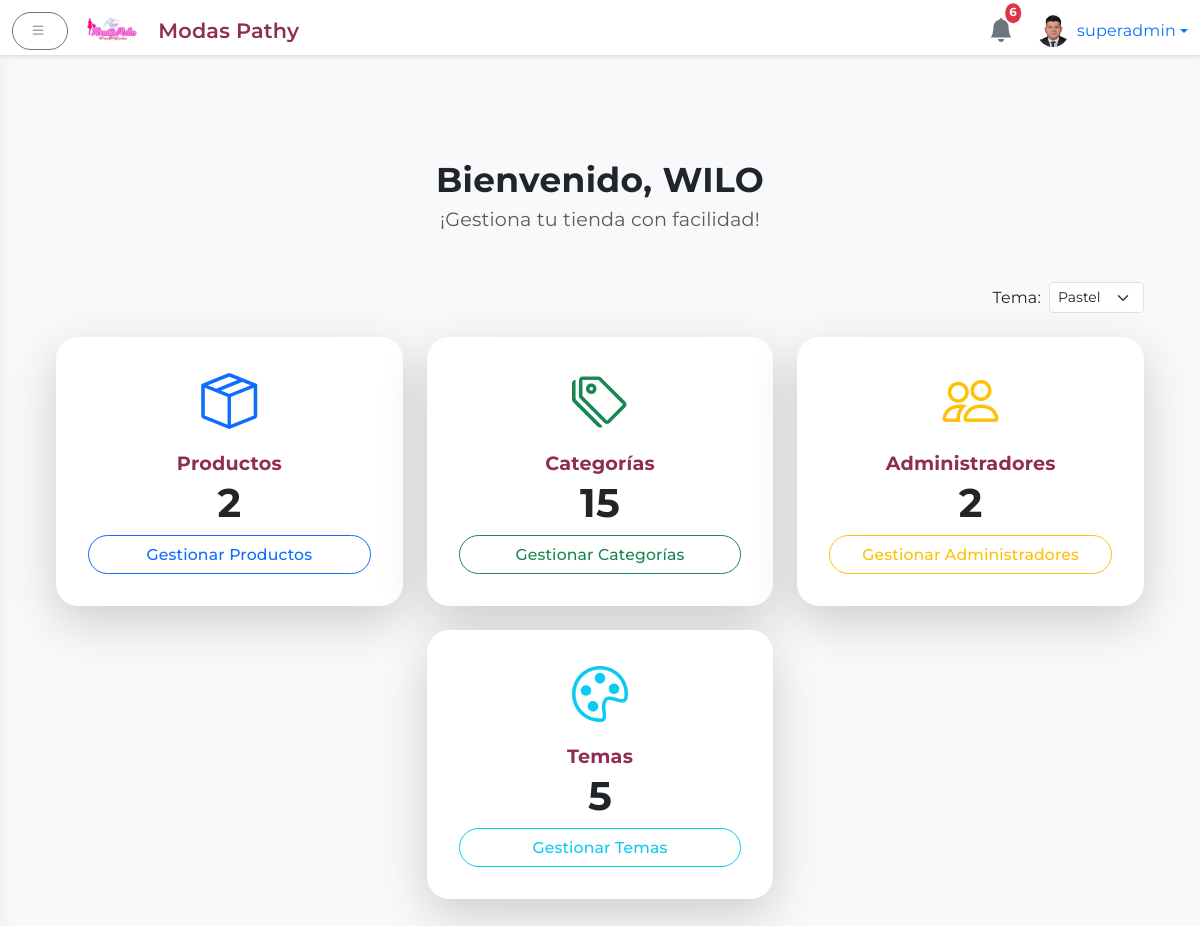
The app's page /admin (signed in) with its own data.
### app.py (models this page shows)
class User(UserMixin, db.Model):
    id = db.Column(db.Integer, primary_key=True)
    username = db.Column(db.String(64), unique=True, nullable=False)
    name = db.Column(db.String(128), nullable=True)
    password = db.Column(db.String(128), nullable=False)
    is_superadmin = db.Column(db.Boolean, default=False)
    profile_image = db.Column(db.String(256), nullable=True)

### app.py (the view)
@app.route('/admin')
@login_required
def admin_dashboard():
    productos = Product.query.count()
    categorias = Category.query.count()
    admins = User.query.count()
    return render_template('admin/dashboard.html',
        total_productos=productos,
        total_categorias=categorias,
        total_usuarios=admins
    )

### app.py (called while the page is built)
@app.context_processor
def inject_helpers():
    return dict(slugify=_slugify)

@app.context_processor
def inject_notifications():
    notifications = Notification.query.order_by(Notification.timestamp.desc()).limit(6).all()
    notifs = [
        {'message': n.message, 'timestamp': n.timestamp.strftime('%d/%m %H:%M'), 'admin_name': n.admin_name}
        for n in notifications
    ]
    return dict(notifications=notifs)

@app.context_processor
def inject_theme():
    active = Theme.query.filter_by(is_default=True).first()
    all_themes = Theme.query.order_by(Theme.name).all()
    return {'active_theme': active, 'all_themes': all_themes}

@login.user_loader
def load_user(user_id):
    return db.session.get(User, int(user_id))

@app.context_processor
def inject_public_data():
    categorias = Category.query.order_by(Category.name).all()
    contact = ContactInfo.query.first()
    if contact is None:
        contact = ContactInfo()
        db.session.add(contact)
        db.session.commit()
    return {
        'public_categories': categorias,
        'now': lambda fmt=None: datetime.utcnow().strftime(fmt or '%Y'),
        'contact_info': contact
    }

### templates/admin/dashboard.html (shortened to what this page needs)
{% extends 'admin/base_admin.html' %}
{% block body_admin %}
  <div class="container-fluid">
    <div class="text-center mb-5">
      <h2 class="fw-bold mb-1" style="color: var(--primary);">
        Bienvenido{{ current_user.name and ', ' ~ current_user.name or ', ' ~ current_user.username }}
      </h2>
      <p class="text-muted" style="font-size:1.2rem;">
        ¡Gestiona tu tienda con facilidad!
      </p>
    </div>
    <div class="mb-4 d-flex justify-content-end">
      <form id="theme-form" action="{{ url_for('admin_set_theme') }}" method="POST" class="d-flex align-items-center">
        <label for="theme-selector" class="me-2 mb-0">Tema:</label>
        <select id="theme-selector" name="theme_id" class="form-select form-select-sm w-auto">
          {% for tema in all_themes %}
            <option value="{{ tema.id }}" {% if tema.is_default %}selected{% endif %}>
              {{ tema.name }}
            </option>
          {% endfor %}
        </select>
      </form>
    </div>
    <div class="row g-4 mb-5 justify-content-center">
      <div class="col-sm-6 col-lg-4">
        <div class="card text-center h-100 hover-shadow border-0 shadow-lg rounded-4 animate__animated animate__fadeInUp">
          <div class="card-body d-flex flex-column justify-content-center">
            <i class="bi bi-box-seam display-4 text-primary mb-2"></i>
            <h5 class="card-title mt-2 mb-1">Productos</h5>
            <div class="display-6 fw-bold mb-2">{{ total_productos }}</div>
            <a href="{{ url_for('admin_productos') }}" class="btn btn-outline-primary rounded-pill mt-auto">
              Gestionar Productos
            </a>
          </div>
        </div>
      </div>
      <div class="col-sm-6 col-lg-4">
        <div class="card text-center h-100 hover-shadow border-0 shadow-lg rounded-4 animate__animated animate__fadeInUp">
          <div class="card-body d-flex flex-column justify-content-center">
            <i class="bi bi-tags display-4 text-success mb-2"></i>
            <h5 class="card-title mt-2 mb-1">Categorías</h5>
            <div class="display-6 fw-bold mb-2">{{ total_categorias }}</div>
            <a href="{{ url_for('admin_categorias') }}" class="btn btn-outline-success rounded-pill mt-auto">
              Gestionar Categorías
            </a>
          </div>
        </div>
      </div>
      {% if current_user.is_superadmin %}
      <div class="col-sm-6 col-lg-4">
        <div class="card text-center h-100 hover-shadow border-0 shadow-lg rounded-4 animate__animated animate__fadeInUp">
          <div class="card-body d-flex flex-column justify-content-center">
            <i class="bi bi-people display-4 text-warning mb-2"></i>
            <h5 class="card-title mt-2 mb-1">Administradores</h5>
            <div class="display-6 fw-bold mb-2">{{ total_usuarios }}</div>
            <a href="{{ url_for('admin_usuarios') }}" class="btn btn-outline-warning rounded-pill mt-auto">
              Gestionar Administradores
            </a>
          </div>
        </div>
      </div>
      <div class="col-sm-6 col-lg-4">
        <div class="card text-center h-100 hover-shadow border-0 shadow-lg rounded-4 animate__animated animate__fadeInUp">
          <div class="card-body d-flex flex-column justify-content-center">
            <i class="bi bi-palette display-4 text-info mb-2"></i>
            <h5 class="card-title mt-2 mb-1">Temas</h5>
            <div class="display-6 fw-bold mb-2">{{ all_themes|length }}</div>
            <a href="{{ url_for('admin_themes') }}" class="btn btn-outline-info rounded-pill mt-auto">
              Gestionar Temas
            </a>
          </div>
        </div>
      </div>
      {% endif %}
    </div>
  </div>
{% endblock %}

### templates/admin/base_admin.html (shortened to what this page needs)
<!DOCTYPE html>
<html lang="es">
<head>
  <link href="https://cdn.jsdelivr.net/npm/bootstrap@5.3.0/dist/css/bootstrap.min.css" rel="stylesheet"/>
  <link href="https://cdn.jsdelivr.net/npm/bootstrap-icons@1.10.5/font/bootstrap-icons.css" rel="stylesheet"/>
  <link rel="stylesheet" href="https://cdnjs.cloudflare.com/ajax/libs/animate.css/4.1.1/animate.min.css"/>
  <link rel="stylesheet" href="{{ url_for('static', filename='css/admin.css') }}"/>
</head>
<body>
  <div aria-live="polite" aria-atomic="true" class="position-fixed top-0 end-0 p-3" style="z-index: 1055;">
  </div>
  <header class="navbar navbar-light bg-white border-bottom fixed-top shadow-sm">
    <div class="container-fluid">
      <button id="sidebarToggle" class="btn btn-outline-secondary me-3">
        <i class="bi bi-list"></i>
      </button>
      <a href="{{ url_for('admin_dashboard') }}" class="navbar-brand d-flex align-items-center mb-0 h1" style="gap:10px;">
        <img src="{{ url_for('static', filename='images/logo.png') }}" alt="Logo" height="36" class="d-inline-block align-text-top" style="margin-right:8px;">
        <span class="d-none d-md-inline" style="font-size:1.3rem; font-weight:600; color:#8F2D56;">Modas Pathy</span>
      </a>
      <div class="d-flex align-items-center ms-auto">
        <div class="position-relative me-4 dropdown">
          <a href="#" id="notifDropdown" data-bs-toggle="dropdown" aria-expanded="false" class="text-decoration-none">
            <i class="bi bi-bell-fill fs-4 text-secondary"></i>
            <span class="badge bg-danger position-absolute top-0 start-100 translate-middle p-1 rounded-circle">
              {{ notifications|length if notifications else 0 }}
            </span>
          </a>
        </div>
        <div class="dropdown">
          <a href="#" class="d-flex align-items-center text-decoration-none dropdown-toggle" id="dropdownUser" data-bs-toggle="dropdown" aria-expanded="false">
            <img src="{% if current_user.profile_image %}
                        {{ url_for('static', filename='perfiles/' ~ current_user.profile_image) }}
                      {% else %}
                        {{ url_for('static', filename='perfiles/default.png') }}
                      {% endif %}"
                 alt="Avatar" width="32" height="32" class="rounded-circle me-2" style="object-fit:cover;">
            <span>{{ current_user.username }}</span>
          </a>
        </div>
      </div>
    </div>
  </header>
  <div class="d-flex">
<main class="flex-grow-1 bg-light">
  <div class="container-fluid mt-5 pt-4">
    {% block body_admin %}{% endblock %}
  </div>
</main>
</body>
</html>

### static/css/admin.css (style rules this page uses)
:root { --rojo: #D81159; --fucsia: #8F2D56; --accent: #8F2D56; --accent-light: rgba(143,45,86,0.08); --blanco: #FFFFFF; --gris-claro: #f8f9fa; --gris-oscuro: #e3e3e3; --shadow-card: 0 4px 24px rgba(143, 45, 86, 0.09); --shadow-hover: 0 8px 36px rgba(143, 45, 86, 0.18); }
body, .form-label, .btn, .card-title, .navbar-brand, .nav-link { font-family: 'Montserrat', sans-serif; letter-spacing: 0.01em; }
body { margin-top: 56px; background: linear-gradient(145deg, var(--blanco) 60%, var(--gris-claro) 100%); }
header.navbar { height: 56px; z-index: 1000; box-shadow: 0 4px 18px rgba(143, 45, 86, 0.07); }
main { transition: margin-left 0.3s cubic-bezier(.87,-.41,.19,1.44); margin-left: 0; padding: 2rem; }
.card, .card.hover-shadow { border-radius: 1.4rem !important; border: none; box-shadow: var(--shadow-card); background: var(--blanco); transition: box-shadow 0.22s cubic-bezier(.87,-.41,.19,1.44), transform 0.19s; }
h2 { font-size: 2.15rem; color: var(--fucsia); margin-bottom: 1.5rem; letter-spacing: 0.01em; font-weight: 800; }
.card-title { font-size: 1.2rem; font-weight: 700; color: var(--accent); margin-bottom: 1rem; }
.badge { font-size: 0.73rem; padding: 0.45em 0.72em; }
.btn { font-size: 0.98em; border-radius: 2em !important; font-weight: 500; padding: 0.42em 1.1em; letter-spacing: 0.01em; box-shadow: none; transition: background 0.15s, color 0.15s, box-shadow 0.15s; }
.btn-outline-secondary, .btn-outline-danger { border-width: 1.4px; }
.btn i { margin-right: 4px; }
.card-body { padding: 2rem; }

### records on screen
User: profile_image (picture), username "superadmin", name ", WILO"

### other values on screen
{{ notifications|length if notifications else 0 }} "6"
{{ total_productos }} "2"
{{ total_categorias }} "15"
{{ total_usuarios }} "2"
{{ all_themes|length }} "5"
form field theme_id "Pastel"
